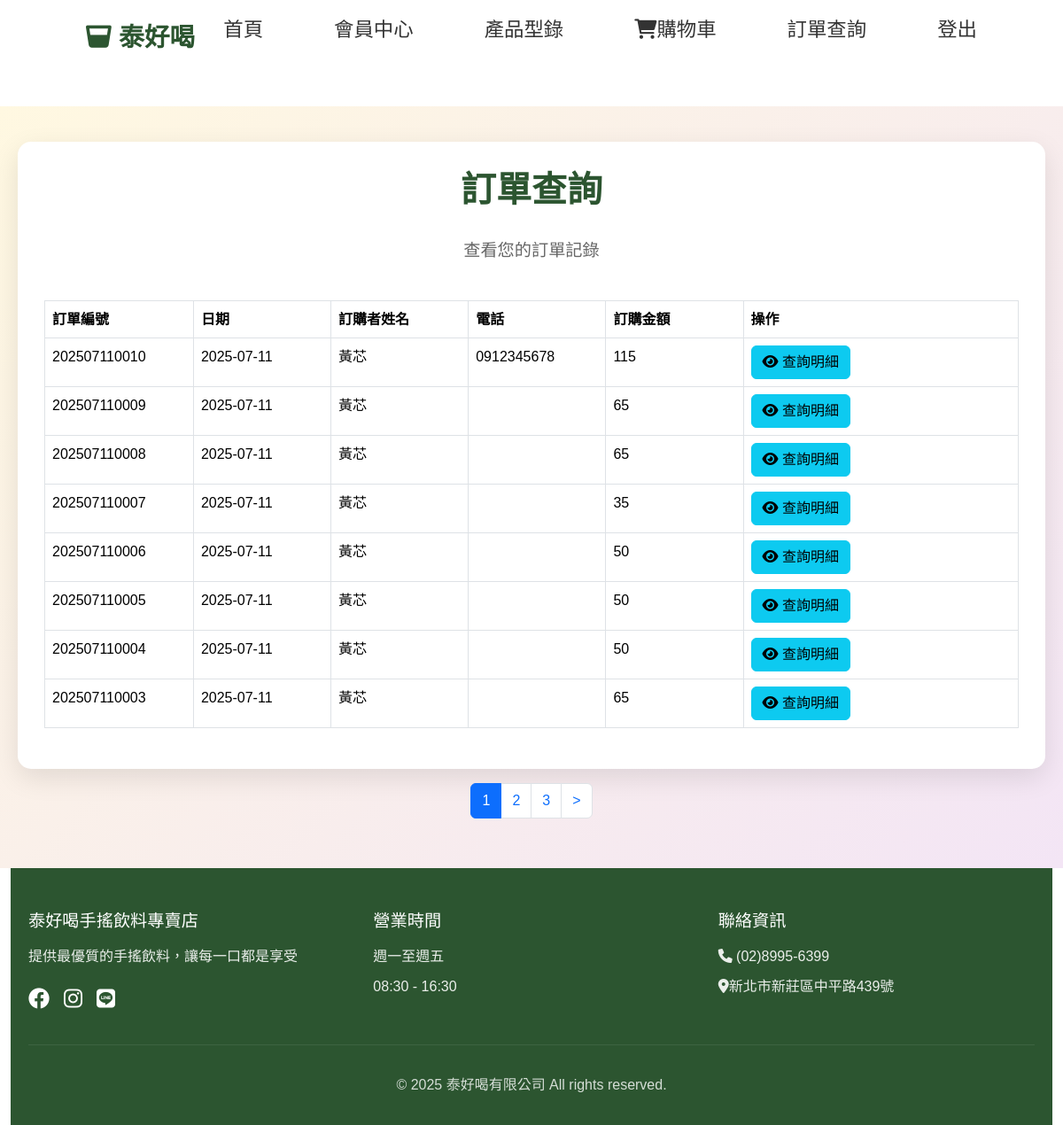
The page /query_order.php (signed in) on the database as committed earlier.
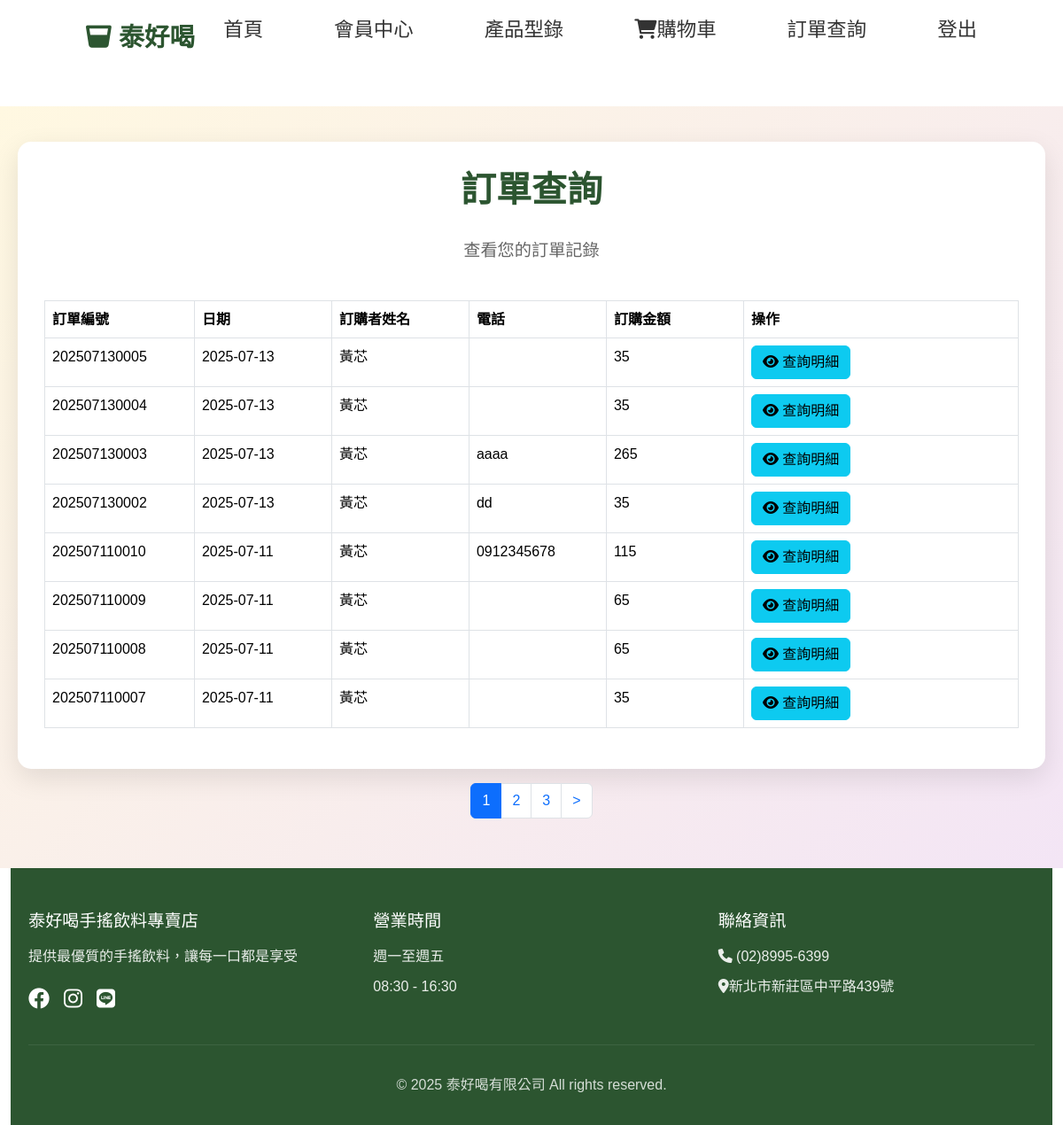
The same page on the database as committed later.
### tables this page shows
CREATE TABLE `order1` (
  `id` int(10) UNSIGNED NOT NULL,
  `date1` date NOT NULL,
  `or_no` varchar(20) NOT NULL,
  `acc` text NOT NULL,
  `name` text NOT NULL,
  `amt` int(11) NOT NULL DEFAULT 0,
  `tel` varchar(20) NOT NULL,
  `created_time` timestamp NOT NULL DEFAULT current_timestamp(),
  `updated_time` timestamp NOT NULL DEFAULT current_timestamp() ON UPDATE current_timestamp()
);

### api/db.php (called while the page is built, shortened)
<?php
class DB{
  private $dsn="mysql:host=localhost;dbname=tieat;charset=utf8";
  private $pdo;
  private $table;
  function __construct($table)
  {
    $this->table=$table;
    $this->pdo=new PDO($this->dsn,'root','');
  }
  function arraytosql($array){
     $tmp=[];
     foreach ($array as $key => $value) {
       $tmp[]="`$key`='$value'";
     }
     return $tmp;
  }
  function all(...$arg){
   $sql="select * from $this->table ";
   if(isset($arg[0])){
     if(is_array($arg[0])){
        $tmp=$this->arraytosql($arg[0]);
        $sql.=" where ".join(" and ",$tmp);
     }else{
        $sql.=$arg[0];
     }
   }
   if(isset($arg[1])){
        $sql.=$arg[1];
   }
   return $this->pdo->query($sql)->fetchAll(PDO::FETCH_ASSOC);
  }
}
?>

### query_order.php (the view, shortened to what this page needs)
<?php
 include_once "./api/db.php";
 ?>
<!DOCTYPE html>
<html lang="zh-TW">
<head>
    <?php include "title_link.php" ?>
</head>
<body>
    <?php include 'header.php';?>
    <section class="order-section">
        <div class="order-container">
            <h2 class="order-title">訂單查詢</h2>
            <p class="order-subtitle">查看您的訂單記錄</p>
            <?php
            if(isset($_SESSION['mem'])):
                $acc = $_SESSION['mem'];
                $table = 'order1';
             ?>
                <table class="table table-bordered table-hover table-fixed">
                <thead>
                    <tr>
                        <th style="width: 10%;">訂單編號</th>
                        <th style="width: 10%;">日期</th>
                        <th style="width: 10%;">訂購者姓名</th>
                        <th style="width: 10%;">電話</th>
                        <th style="width: 10%;">訂購金額</th>
                        <th style="width: 20%;">操作</th>
                    </tr>
                </thead>
                <tbody>
                    <?php
                    $all = count(${ucfirst($table)}->all(['acc'=>$acc]));
                    $div = 8;
                    $pages = ceil($all / $div);
                    $now = $_GET['p'] ?? 1;
                    $start = ($now - 1) * $div;
                    $rows = ${ucfirst($table)}->all(['acc'=>$acc]," order by or_no desc limit $start,$div");
                    foreach ($rows as $row):
                    ?>
                        <tr>
                            <td><?= $row['or_no']; ?></td>
                            <td><?= $row['date1']; ?></td>
                            <td><?= $row['name']; ?></td>
                            <td><?= $row['tel']; ?></td>
                            <td><?= $row['amt']; ?></td>
                            <td>
                                <button class="btn btn-info view-details" data-or-no="<?= $row['or_no']; ?>">
                                    <i class="fa-solid fa-eye"></i> 查詢明細
                                </button>
                            </td>
                        </tr>
                    <?php
                      endforeach;
                    endif;
                    ?>
                </tbody>
            </table>
        </div>
            <div class="fixed-footer">
                <div class="container mt-3">
                    <ul class="pagination justify-content-center">
                        <?php for ($i = 1; $i <= $pages; $i++): ?>
                            <li class="page-item <?= ($now == $i) ? 'active' : ''; ?>">
                                <a class="page-link" href="?p=<?= $i; ?>"><?= $i; ?></a>
                            </li>
                        <?php endfor; ?>
                        <?php if ($now + 1 <= $pages): ?>
                            <li class="page-item"><a class="page-link" href="?p=<?= $now + 1; ?>">></a></li>
                        <?php endif; ?>
                    </ul>
                </div>
            </div>
    </section>
    <?php include 'footer.php'; ?>
</body>
</html>

Rows that differ between the two databases and show on the page:
no longer on this page (row unchanged): order1: or_no "202507110006", date1 "2025-07-11", name "黃芯", amt "50"
no longer on this page (row unchanged): order1: or_no "202507110005", date1 "2025-07-11", name "黃芯", amt "50"
no longer on this page (row unchanged): order1: or_no "202507110004", date1 "2025-07-11", name "黃芯", amt "50"
no longer on this page (row unchanged): order1: or_no "202507110003", date1 "2025-07-11", name "黃芯", amt "65"
added order1: or_no "202507130005", date1 "2025-07-13", name "黃芯", amt "35"
added order1: or_no "202507130004", date1 "2025-07-13", name "黃芯", amt "35"
added order1: or_no "202507130003", date1 "2025-07-13", name "黃芯", tel "aaaa", amt "265"
added order1: or_no "202507130002", date1 "2025-07-13", name "黃芯", tel "dd", amt "35"
